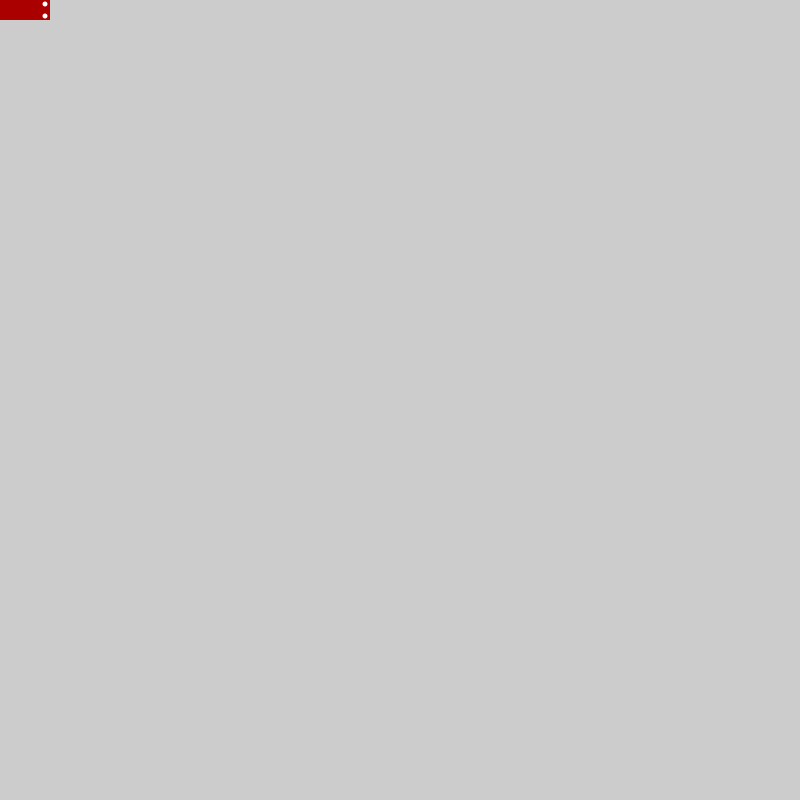
Frame 1 (no input)
Frame 60 (the mouse pressed at the canvas centre just before this capture): identical to frame 1, image omitted
Frame 120 (the mouse held since frame 60 and released just before this capture): identical to frame 1, image omitted

The Processing sketch that drew this single still picture (run headless with seeded random() and noise(); from frame 60 on, the mouse is pressed at the canvas centre):

// Processing sketch: customClass_251207b
// ── customClass_251207b.pde
Car test;

void setup() {
  size(800, 800);
}

void draw() {
  test = new Car(25, 10);
  test.display();
}

// ── class_Car.pde
class Car {
  // Properties
  PVector location, velocity;
  int heading;
  color paintJob;
  
  // Constructor
  // (the new keyword calls this)
  Car(int x, int y) {
    location = new PVector(x, y);
    velocity = new PVector(0, 0);
    heading = 0;
    paintJob = #aa0000;
  }
  
  // Methods
  void accelerate() {
    // exercise: increase the velocity
    // but if it's 0, then...?
  }
  
  void brake() {
    velocity.mult(0.9);
  }
  
  void turn(int amount) {
    heading += amount;
    velocity.rotate(radians(amount));
  }
  
  void update() {
    location.add(velocity);
  }
  
  void display() {
    resetMatrix();
    translate(location.x, location.y);
    rotate(radians(heading));
    
    rectMode(CENTER);
    noStroke();
    fill(paintJob);
    rect(0, 0, 50, 20);
    fill(255);
    circle(20, -6, 5);
    circle(20, 6, 5);
  }
}
